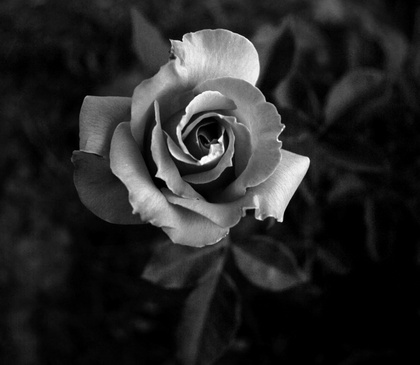
%> input picture 10477934236_1f8ef92384_b.jpg, 420 x 365 px, shrunk from 1024 x 891 before the run
$ octave bitplane.m   (GNU Octave 9; MATLAB toolbox functions it lacks are replaced by stand-ins)
%> lines starting %> are read from the running program, lines starting %| are printed output that depends on the picture
clc
clear all
close all
file1=input('Enter input filename : ','s');
%> the answer given: 10477934236_1f8ef92384_b.jpg
img=imread(file1);
%> img is the input picture: size 365x420x3 uint8; min 0, max 255, mean 38.7
[r,c,d]=size(img);
%> r = 365; c = 420; d = 3
img2=zeros(r,c,8,'uint8');
for i=1:r
    for j=1:c
        for k=1:8
            m=2^(k-1);
            h=bitand(img(i,j,1),m);
            if(h==m)
                img2(i,j,k)=255;
            else
                img2(i,j,k)=0;
            end
        end
    end
end
for i=1:8
    subplot(3,3,i);
    imshow(img2(:,:,i));
    title(sprintf('Bitplane %d',i-1));
end
%> this loop made 8 passes
%> pass 1, `imshow(img2(:,:,i));`:
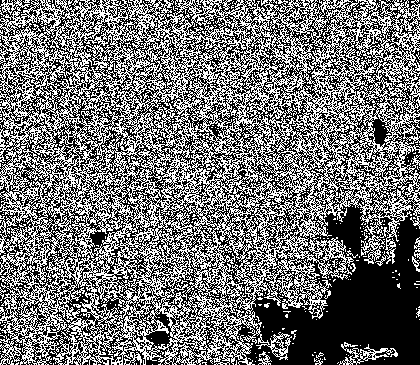
%> displayed picture: size 365x420, on the screen's scale of 0 to 255; 45.4% white in thin lines or dots
%> pass 2, `imshow(img2(:,:,i));`:
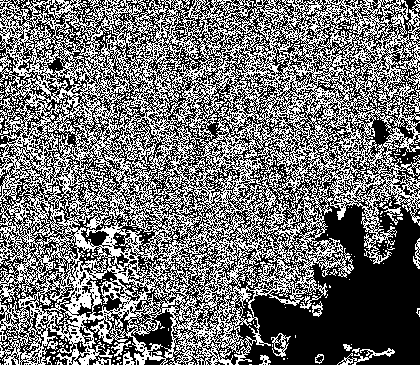
%> displayed picture: size 365x420, on the screen's scale of 0 to 255; 44.9% white in thin lines or dots
subplot(3,3,9);
imshow(img);
title('Original image');
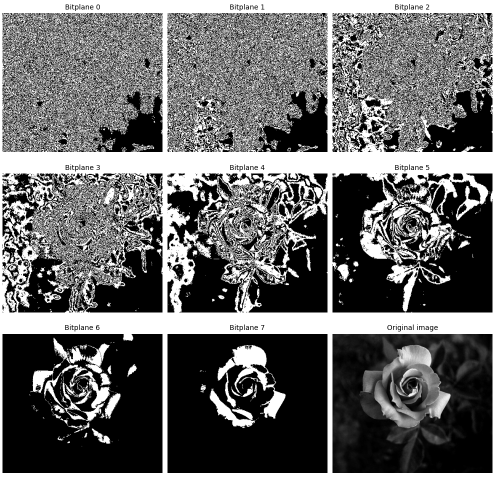
%> figure redrawn from the program's plot data, 9 panels
